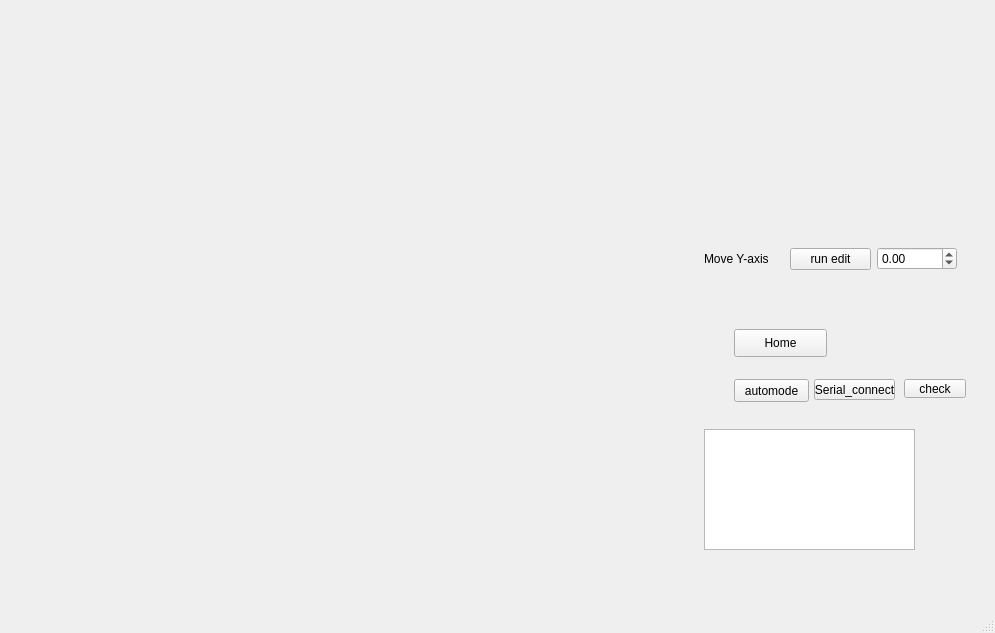
<?xml version="1.0" encoding="UTF-8"?>
<ui version="4.0">
 <class>MainWindow</class>
 <widget class="QMainWindow" name="MainWindow">
  <property name="geometry">
   <rect>
    <x>0</x>
    <y>0</y>
    <width>995</width>
    <height>633</height>
   </rect>
  </property>
  <property name="windowTitle">
   <string>MainWindow</string>
  </property>
  <widget class="QWidget" name="centralwidget">
   <layout class="QHBoxLayout" name="horizontalLayout_2">
    <item>
     <layout class="QHBoxLayout" name="horizontalLayout">
      <item>
       <widget class="QLabel" name="image1">
        <property name="text">
         <string/>
        </property>
       </widget>
      </item>
      <item>
       <widget class="QLabel" name="image2">
        <property name="text">
         <string/>
        </property>
       </widget>
      </item>
      <item>
       <layout class="QHBoxLayout" name="test">
        <item>
         <widget class="QWidget" name="test_widget" native="true">
          <widget class="QLabel" name="laplacian_label">
           <property name="geometry">
            <rect>
             <x>60</x>
             <y>60</y>
             <width>111</width>
             <height>31</height>
            </rect>
           </property>
           <property name="text">
            <string/>
           </property>
          </widget>
          <widget class="QPushButton" name="automode_btn">
           <property name="geometry">
            <rect>
             <x>70</x>
             <y>370</y>
             <width>75</width>
             <height>23</height>
            </rect>
           </property>
           <property name="text">
            <string>automode</string>
           </property>
          </widget>
          <widget class="QWidget" name="horizontalLayoutWidget">
           <property name="geometry">
            <rect>
             <x>40</x>
             <y>210</y>
             <width>253</width>
             <height>80</height>
            </rect>
           </property>
           <layout class="QHBoxLayout" name="horizontalLayout_3">
            <item>
             <widget class="QLabel" name="label">
              <property name="text">
               <string>Move Y-axis</string>
              </property>
             </widget>
            </item>
            <item>
             <widget class="QPushButton" name="pushButton">
              <property name="text">
               <string>run edit</string>
              </property>
             </widget>
            </item>
            <item>
             <widget class="QDoubleSpinBox" name="y_step_spin">
              <property name="minimum">
               <double>-500.000000000000000</double>
              </property>
              <property name="maximum">
               <double>500.000000000000000</double>
              </property>
              <property name="singleStep">
               <double>0.100000000000000</double>
              </property>
             </widget>
            </item>
           </layout>
          </widget>
          <widget class="QPushButton" name="test_focus_btn">
           <property name="geometry">
            <rect>
             <x>150</x>
             <y>370</y>
             <width>81</width>
             <height>21</height>
            </rect>
           </property>
           <property name="text">
            <string>Serial_connect</string>
           </property>
          </widget>
          <widget class="QTextEdit" name="textEditReceived2">
           <property name="geometry">
            <rect>
             <x>40</x>
             <y>420</y>
             <width>211</width>
             <height>121</height>
            </rect>
           </property>
          </widget>
          <widget class="QPushButton" name="check_btn">
           <property name="geometry">
            <rect>
             <x>240</x>
             <y>370</y>
             <width>62</width>
             <height>19</height>
            </rect>
           </property>
           <property name="text">
            <string>check</string>
           </property>
          </widget>
          <widget class="QPushButton" name="machine_home_btn">
           <property name="geometry">
            <rect>
             <x>70</x>
             <y>320</y>
             <width>93</width>
             <height>28</height>
            </rect>
           </property>
           <property name="text">
            <string>Home</string>
           </property>
          </widget>
         </widget>
        </item>
       </layout>
      </item>
     </layout>
    </item>
   </layout>
  </widget>
  <widget class="QMenuBar" name="menubar">
   <property name="geometry">
    <rect>
     <x>0</x>
     <y>0</y>
     <width>995</width>
     <height>25</height>
    </rect>
   </property>
  </widget>
  <widget class="QStatusBar" name="statusbar"/>
 </widget>
 <resources/>
 <connections/>
</ui>
